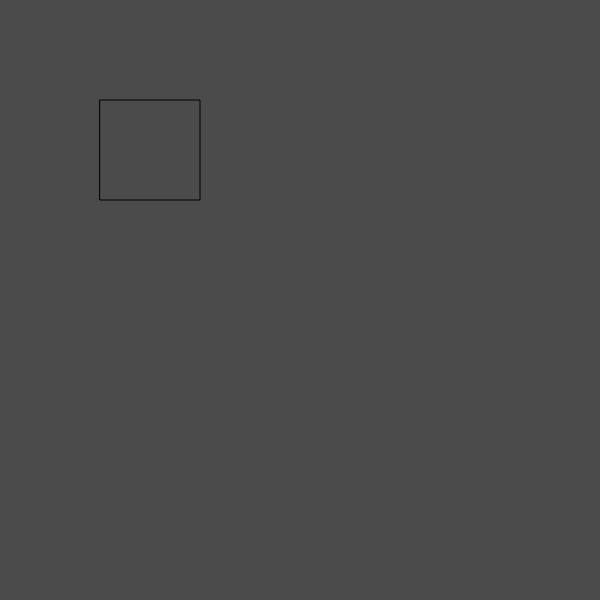
Frame 1 (no input)
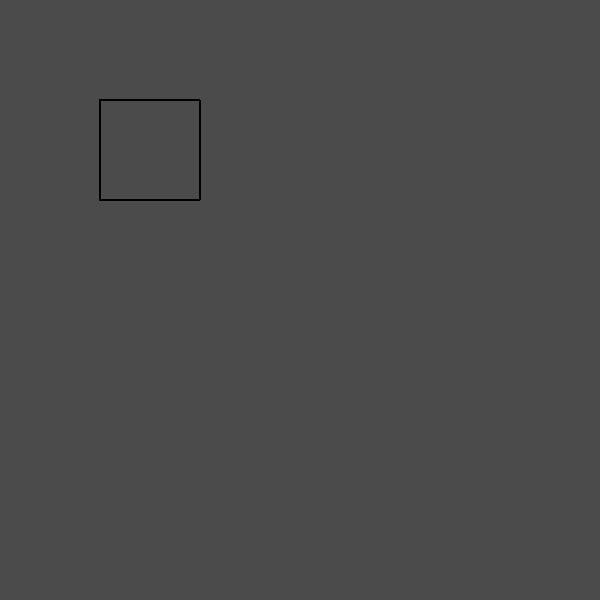
Frame 60 (no input)
Frame 120 (the mouse pressed at the canvas centre since frame 60): identical to frame 60, image omitted

The p5.js sketch that drew these frames (run headless with seeded random() and noise() and a simulated clock; from frame 60 on, the mouse is pressed at the canvas centre):

// p5.js sketch
// ── sketch.js
function setup() {
    createCanvas(600,600);
    background(75);
}

function draw() {
    noFill();
    stroke(0,0,0);
    rect(100,100,100,100);
}
